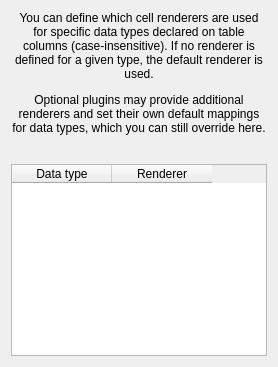
         <widget class="QWidget" name="dataRenderersPage">
          <layout class="QVBoxLayout" name="verticalLayout_12">
           <item>
            <widget class="QLabel" name="dataRenderersHelp">
             <property name="text">
              <string>&lt;html&gt;&lt;head/&gt;&lt;body&gt;&lt;p&gt;You can define which cell renderers are used for specific data types declared on table columns (case-insensitive). If no renderer is defined for a given type, the default renderer is used.&lt;/p&gt;&lt;p&gt;Optional plugins may provide additional renderers and set their own default mappings for data types, which you can still override here.&lt;/p&gt;&lt;/body&gt;&lt;/html&gt;</string>
             </property>
             <property name="alignment">
              <set>Qt::AlignmentFlag::AlignCenter</set>
             </property>
             <property name="wordWrap">
              <bool>true</bool>
             </property>
            </widget>
           </item>
           <item>
            <widget class="QToolBar" name="dataRenderersToolbar"/>
           </item>
           <item>
            <widget class="CellRendererTable" name="dataRenderersTable">
             <property name="cornerButtonEnabled">
              <bool>false</bool>
             </property>
             <property name="cfg" stdset="0">
              <string>General.DataRenderers</string>
             </property>
             <attribute name="verticalHeaderVisible">
              <bool>false</bool>
             </attribute>
             <column>
              <property name="text">
               <string>Data type</string>
              </property>
             </column>
             <column>
              <property name="text">
               <string>Renderer</string>
              </property>
             </column>
            </widget>
           </item>
          </layout>
         </widget>
